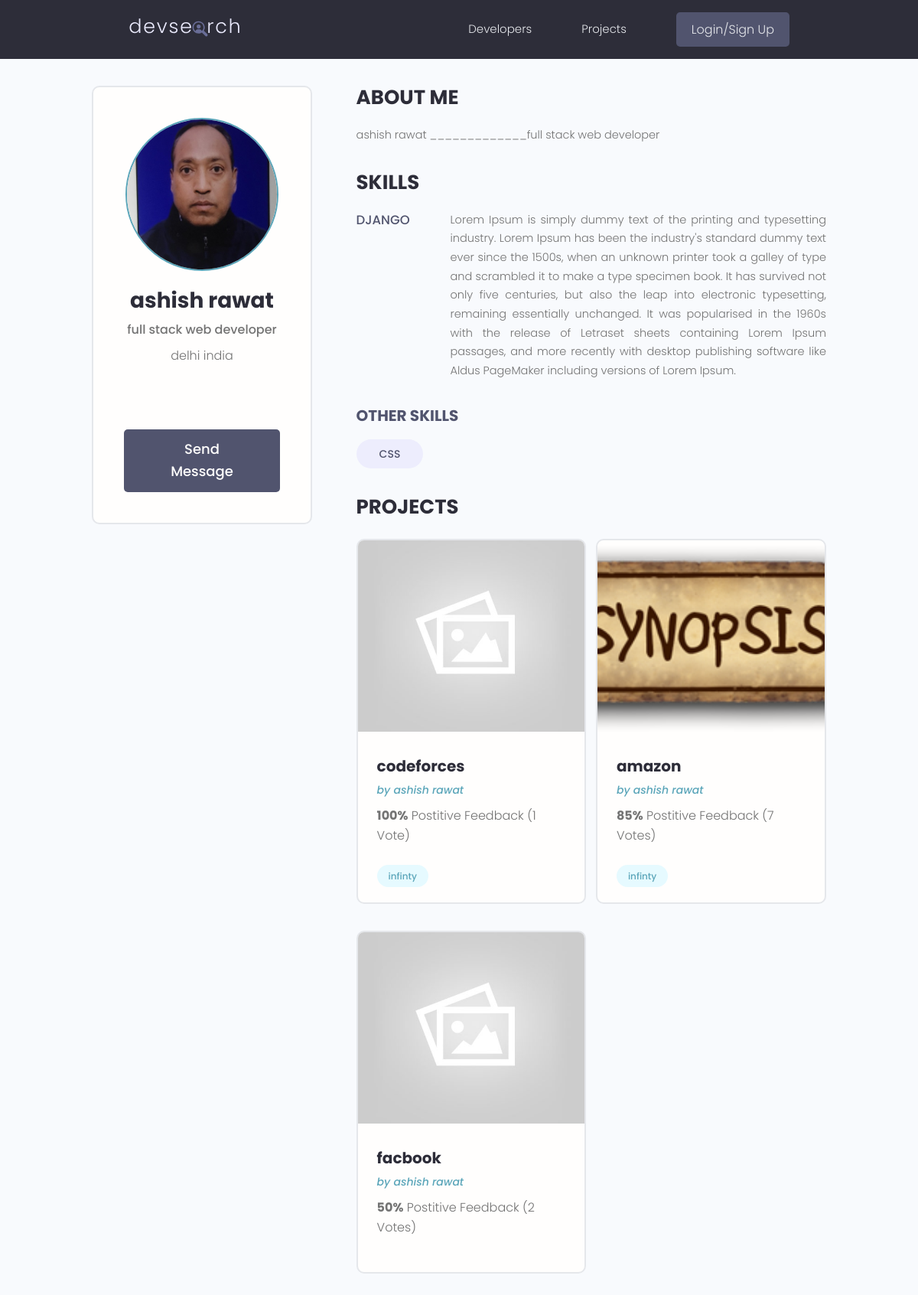
The app's page /profile/8cc31f5a-cfa8-4958-888c-e44e4bde0bd8 with its own data.
### users/models.py (models this page shows, shortened)
class profile(models.Model):
    user = models.OneToOneField(User,on_delete=models.CASCADE, null=True, blank=True)
    username = models.CharField(max_length=200, blank=True, null=True)
    name = models.CharField(max_length=200, blank=True, null=True)
    location = models.CharField(max_length=200, blank=True, null=True)
    email = models.CharField(max_length=500, blank=True, null=True)
    short_intro = models.CharField(max_length= 200, blank=True, null=True)
    bio = models.TextField(blank=True, null=True)
    profile_image = models.ImageField(null=True, blank=True,upload_to='profile/',default="profile/user-default.png")
    social_github = models.CharField(max_length=200, null=True, blank=True)
    social_twitter = models.CharField(max_length=200, null=True, blank=True)
    social_linkedin = models.CharField(max_length=200, null=True, blank=True)
    social_youtube = models.CharField(max_length=200, null=True, blank=True)
    created = models.DateTimeField(auto_now_add=True)
    Id = models.UUIDField(default=uuid.uuid4, unique=True, primary_key=True, editable=False)

class skill(models.Model):
    owner =models.ForeignKey(profile, on_delete=models.CASCADE ,null=True ,blank=True)
    name = models.CharField(max_length=200, null=True, blank=True)
    description = models.TextField(null=True, blank=True)
    created = models.DateTimeField(auto_now_add=True)
    Id = models.UUIDField(default=uuid.uuid4, unique=True, primary_key=True, editable=False)
    def __str__(self):
        return str(self.name)

### projects/models.py (models this page shows, shortened)
class project (models.Model):
    owner = models.ForeignKey(profile,on_delete=CASCADE,null=True, blank=True)
    Title = models.CharField(max_length=200)
    Discription= models.TextField(null=True,blank=True)
    image = models.ImageField(null=True,blank=True,default='default.jpg')
    Demo_link = models.CharField(max_length=2000,null=True,blank=True)
    Source_link = models.CharField(max_length=2000,null=True,blank=True)
    Tags = models.ManyToManyField('Tag',blank=True)
    vote_total = models.IntegerField(default=0,null=True,blank=True)
    vote_ratio = models.IntegerField(default=0,null=True,blank=True)
    Created = models.DateTimeField(auto_now_add=True)
    Id = models.UUIDField(default=uuid.uuid4,unique=True,primary_key=True,editable=False)
    class Meta :
        ordering = ['-vote_ratio','-vote_total']

class Tag(models.Model):
    name = models.CharField(max_length=200)
    Created = models.DateTimeField(auto_now_add=True)
    Id = models.UUIDField(default=uuid.uuid4,unique=True,primary_key=True,editable=False)
    def __str__(self):
        return self.name

### users/views.py (the view)
# urls.py: path('profile/<str:pk>',views.userprofile,name="user-profile"),
def userprofile(request,pk):
    profiles = profile.objects.get(Id=pk)
    topskills = profiles.skill_set.exclude(description__exact = "")
    otherskills = profiles.skill_set.filter(description="")
    context = {'profiles':profiles,'topskills':topskills,'otherskills':otherskills}
    return render(request,'users/user-profile.html',context)

### users/templates/users/user-profile.html (shortened to what this page needs)
{% extends 'mai.html' %}
{% block content %}
<body>
    <main class="profile my-md">
      <div class="container">
        <div class="layout">
          <div class="column column--1of3">
            <div class="card text-center">
              <div class="card__body dev">
                <img class="avatar avatar--xl" src="{{ profiles.profile_image.url }}" />
                <h2 class="dev__name">{{profiles.name}}</h2>
                <p class="dev__title">{{profiles.short_intro}}</p>
                <p class="dev__location">{{profiles.location}}</p>
                <ul class="dev__social">
                </ul>
                <a href="{% url 'messageform' profiles.Id %}" class="btn btn--sub btn--lg">Send Message </a>
              </div>
            </div>
          </div>
          <div class="column column--2of3">
            <div class="devInfo">
              <h3 class="devInfo__title">About Me</h3>
              <p class="devInfo__about">{{profiles.bio}}
              </p>
            </div>
            <div class="devInfo">
              <h3 class="devInfo__title">Skills</h3>
              <div class="devInfo__skills">
                {% for skill  in topskills %}
                <div class="devSkill">
                  <h4 class="devSkill__title">{{skill.name}}</h4>
                  <p class="devSkill__info">
                  {{skill.description}}
                  </p>
                </div>
                {% endfor %}
                <h3 class="devInfo__subtitle">Other Skills</h3>
                <div class="devInfo__otherSkills">
                  {% for skill in otherskills %}
                  <span class="tag tag--pill tag--sub tag--lg">
                    <small>{{skill}}</small>
                  </span>
                  {% endfor %}
                </div>
              </div>
            </div>
            <div class="devInfo">
              <h3 class="devInfo__title">Projects</h3>
              <div class="grid grid--two">
                {% for project in profiles.project_set.all %}
                <div class="column">
                  <div class="card project">
                    <a href="{% url 'project' project.Id %}" class="project">
                      <img class="project__thumbnail" src="{{ project.image.url }}" alt="project thumbnail" />
                      <div class="card__body">
                        <h3 class="project__title">{{project.Title}}</h3>
                        <p><a class="project__author" href="profile.html">by {{profiles.name}}</a></p>
                        <p class="project--rating">
                          <span style="font-weight: bold;">{{project.vote_ratio}}%</span> Postitive
                          Feedback ({{project.vote_total}} Vote{{project.vote_total|pluralize:"s"}})
                        </p>
                        <div class="project__tags">
                          {% for Tags in project.Tags.all %}
                          <span class="tag tag--pill tag--main">
                            <small>{{Tags}}</small>
                          </span>
                          {% endfor %}
                        </div>
                      </div>
                    </a>
                  </div>
                </div>
                {% endfor %}
            </div>
            </div>
          </div>
        </div>
      </div>
    </main>
  </body>
{% endblock content %}

### templates/mai.html (shortened to what this page needs)
<!DOCTYPE html>
{% load static %}
<html lang="en">
    <head>
        <link rel="stylesheet" href="https://cdn.iconmonstr.com/1.3.0/css/iconmonstr-iconic-font.min.css" />
        <link rel="stylesheet" href='{% static "uikit/styles/uikit.css" %}' />
        <link rel="stylesheet" href='{% static "style/app.css" %}' />
    </head>
<body>
    {% include 'nav.html' %}
    {% block content %}
    {% endblock content %}
</body>
</html>

### templates/nav.html (shortened to what this page needs)
{% load static %}
<header class="header">
    <div class="container container--narrow">
      <a href='{% url "profiles" %}' class="header__logo">
        <img src='{% static "image/logo.svg" %}' alt="DevSearch Logo" />
      </a>
      <nav class="header__nav">
        <ul class="header__menu">
          <li class="header__menuItem"><a href='{% url "profiles" %}'>Developers</a></li>
          <li class="header__menuItem"><a href='{% url "projects" %}'>Projects</a></li>
          {% if request.user.is_authenticated %}
          <li class="header__menuItem"><a href="{% url 'logout' %}" class="btn btn--sub">Logout</a></li>
          {% else %}
          <li class="header__menuItem"><a href="{% url 'login' %}" class="btn btn--sub">Login/Sign Up</a></li>
          {% endif %}
        </ul>
      </nav>
    </div>
  </header>

### static/style/app.css (style rules this page uses)
:root { --color-sub: #2d2d39; }
.btn--sub { background-color: var(--color-sub-light); }
.card { border: 2px solid var(--color-light); }
img { width: 100%; }
.header { position: sticky; z-index: 111; background-color: var(--color-sub); padding: 1.5rem 0; }
.header > .container { display: flex; justify-content: space-between; align-items: center; }
.header__logo > img { height: 3.8rem; }
.header__nav > ul { display: inline-flex; align-items: center; list-style: none; gap: 6.5rem; }
.header__menuItem > a { color: var(--color-light); font-weight: 300; }
.profile .card > .dev { padding: 4rem; }
.dev__name { color: var(--color-sub); font-size: 2.8rem; font-weight: 700; margin-top: 1rem; margin-bottom: 0.5rem; }
.dev__title { font-size: 1.6rem; font-weight: 500; line-height: 1.3; }
.dev__location { margin-top: 1rem; }
.dev__social { margin: 3rem 0; list-style: none; display: flex; justify-content: center; gap: 1.5rem; }
.devInfo { margin-bottom: 3rem; }
.devInfo__title, .devInfo__subtitle { font-size: 2.6rem; color: var(--color-sub); text-transform: uppercase; font-weight: 700; margin-bottom: 1.5rem; }
.devInfo__subtitle { font-size: 2rem; color: var(--color-sub-light); }
.devInfo__about, .devSkill__info { font-size: 1.45rem; line-height: 1.7; text-align: justify; }
.devSkill { margin-bottom: 3rem; }
.devSkill__title { font-size: 1.65rem; font-weight: 500; color: var(--color-sub-light); }
@media screen and (min-width: 700px) { .devSkill { display: flex; justify-content: space-between; gap: 3rem; } }
@media screen and (min-width: 700px) { .devSkill__info { flex-basis: 80%; } }
.project__author { font-size: 1.4rem; font-style: italic; }
.project--rating { margin-bottom: 1.6em; margin-top: .5em; }
.project__thumbnail { height: 25rem; object-fit: cover; object-position: top center; }
.project__title { font-size: 2rem; font-weight: 700; color: var(--color-sub); }

### static/uikit/styles/modules/_variables.css (style rules this page uses)
:root { --color-main: #5aa5b9; --color-main-light: #e6faff; --color-sub: #3f4156; --color-sub-light: #51546e; --color-sub-lighter: #ededfd; --color-text: #737373; --color-gray: #8b8b8b; --color-light: #e5e7eb; --color-light-gray: #767676; --color-bg: #f8fafd; --color-white: #fffefd; --color-white-light: #f3f3f3; --color-success: #359e64; --color-success-bg: #def8e8; --color-error: #fc4b0b; --color-error-bg: #fff2ee; --font-base: 'Poppins', arial, helvetica, 'Segoe UI', roboto, ubuntu, sans-serif; --font-monospace: 'Fira Code', 'Courier New', courier, monospace; --font-regular: 300; --font-medium: 500; --font-bold: 700; --generic-shadow: 1px 1px 5px #00000010; --generic-transition: all 0.3s ease-in-out; }

### static/uikit/styles/modules/_base.css (style rules this page uses)
* { margin: 0; padding: 0; box-sizing: border-box; text-rendering: optimizeLegibility; color: inherit; font-size: inherit; }
html { font-size: 50%; }
@media only screen and (min-width: 480px) { html { font-size: 56.25%; } }
@media only screen and (min-width: 1200px) { html { font-size: 62.5%; } }
body { line-height: 1.6; font-weight: 400; font-size: 1.5rem; color: var(--color-text); background-color: var(--color-bg); min-height: 100vh; }

### static/uikit/styles/modules/_typography.css (style rules this page uses)
* { font-family: var(--font-base); }
h2 { font-size: 3.6rem; font-weight: var(--font-bold); }
h3 { font-size: 3.2rem; font-weight: var(--font-medium); }
h4 { font-size: 2.8rem; font-weight: var(--font-medium); }
p, span, strong { font-size: 1.6rem; color: var(--color-text); font-weight: var(--font-regular); }
a { padding-bottom: 2px; text-decoration: none; display: inline-block; color: var(--color-main); font-weight: var(--font-medium); }

### static/uikit/styles/modules/_utilities.css (style rules this page uses)
.container { width: 92%; max-width: 165rem; margin: 0 auto; box-sizing: border-box; }
.container--narrow { width: 92%; max-width: 120rem; }
@media screen and (min-width: 1000px) { .container { width: 90%; } }
@media screen and (min-width: 1000px) { .container--narrow { width: 85%; } }
@media screen and (min-width: 1200px) { .container { width: 80%; } }
@media screen and (min-width: 1200px) { .container--narrow { width: 72%; } }
.text-center { text-align: center; }
.my-md { margin: 3rem auto; }

### static/uikit/styles/modules/_avatar.css (style rules this page uses)
.avatar { border-radius: 50%; border: 2px solid var(--color-main); object-fit: cover; }
.avatar--xl { height: 20rem; width: 20rem; }

### static/uikit/styles/modules/_card.css (style rules this page uses)
.card { border-radius: 1rem; background-color: var(--color-white); border: 1.5px solid var(--color-light); width: auto; height: auto; margin-top: 0.5rem; margin-bottom: 0.5rem; overflow: hidden; }
.card__body, .card__header { padding: 2rem 2.5rem; }

### records on screen
profile: profile_image (picture), name "ashish rawat", short_intro "full stack web developer", location "delhi india", bio "ashish rawat _____________full stack web developer"
skill: name "DJANGO", description "Lorem Ipsum is simply dummy text of the printing and typesetting industry. Lorem Ipsum has been the industry's standard dummy text ever since the 1500s, when an unknown printer took a galley of type and scrambled it to make a type specimen book. It has survived not only five centuries, but also the leap into electronic typesetting, remaining essentially unchanged. It was popularised in the 1960s with the release of Letraset sheets containing Lorem Ipsum passages, and more recently with desktop publishing software like Aldus PageMaker including versions of Lorem Ipsum."
skill: name "CSS"
project: image (placeholder picture), Title "codeforces", vote_ratio "100", vote_total "1"
Tag: name "infinty"
project: image (picture), Title "amazon", vote_ratio "85", vote_total "7"
project: image (placeholder picture), Title "facbook", vote_ratio "50", vote_total "2"
